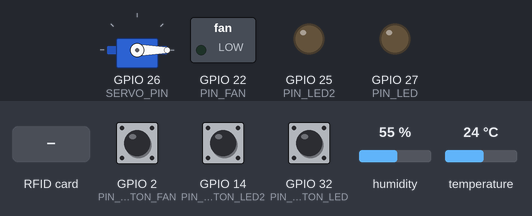
Bench run of a program on a simulated ESP32. Shown: servo, switched loads named in the program (green lamp = pin HIGH), output pins drawn as LEDs (lit = HIGH). The inputs (shaded band) are chosen by the test bench; at power-on: GPIO 2 (PIN_BUTTON_FAN) HIGH, GPIO 14 (PIN_BUTTON_LED2) HIGH, GPIO 32 (PIN_BUTTON_LED) HIGH, humidity 55 %, temperature 24 °C. WiFi joins after 1.5 s; servers stay silent unless stated; what the program prints to the serial monitor is not drawn.

Above: at 3.6 s.
3.7 s: GPIO 2 (PIN_BUTTON_FAN) pulled LOW for 0.15 s
At 4.8 s:
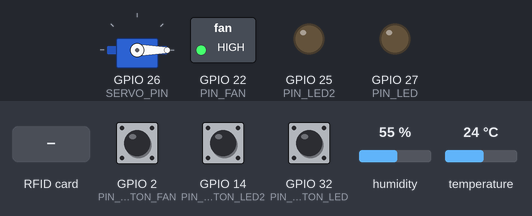
5.3 s: GPIO 14 (PIN_BUTTON_LED2) pulled LOW for 0.15 s
At 5.7 s:
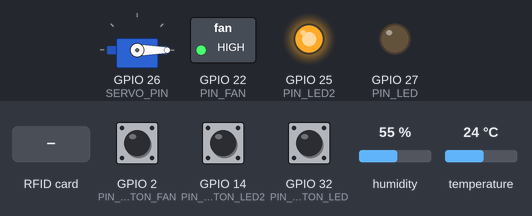
6.9 s: GPIO 32 (PIN_BUTTON_LED) pulled LOW for 0.15 s
At 8.1 s:
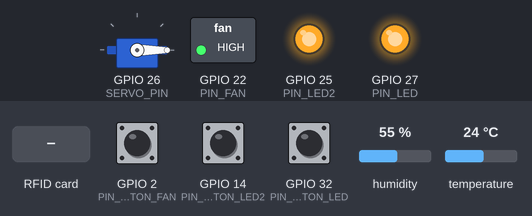
8.5 s: RFID card 00 4E 5A 60 held to the reader
At 9.2 s:
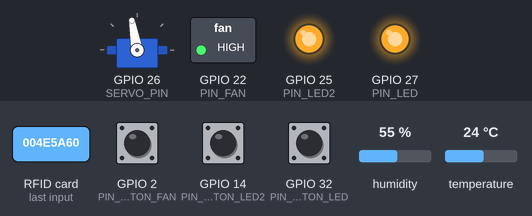
15.0 s: GPIO 2 (PIN_BUTTON_FAN) pulled LOW for 1 s
At 15.4 s:
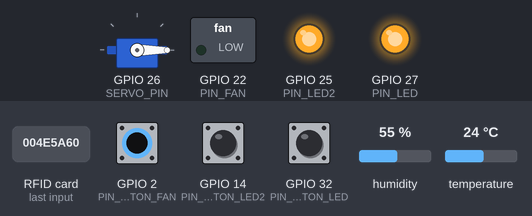
17.5 s: GPIO 14 (PIN_BUTTON_LED2) pulled LOW for 1 s
At 18.5 s:
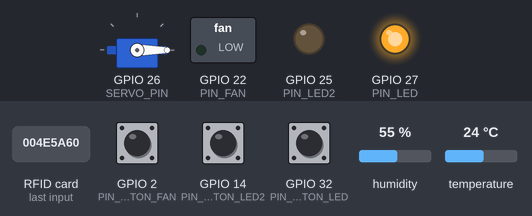
Timing chart, 0 to 20.5 s (numbered marks = the images above; inputs shaded):
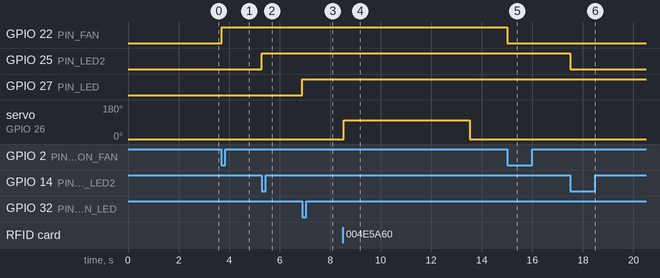

The program:

main.cpp
```cpp
// Library
#include <WiFi.h>
#include <WebServer.h>
#include "DHT.h"
#include <MFRC522.h>
#include <ESP32Servo.h>
#include "web.h"

// ---------- USER CONFIG ----------
struct WifiInfo {
  const char* ssid;
  const char* password;
};

WifiInfo wifiList[] = {
  {"hihuhi", "ahihihia"},
  {"nguyenlethaitai", "14102005"}
};

const int wifiCount = sizeof(wifiList) / sizeof(wifiList[0]);

#define PIN_LED        27
#define PIN_BUTTON_LED 32
#define PIN_LED2        25
#define PIN_BUTTON_LED2 14
#define PIN_FAN_PWM    22   // output to transistor (PWM)
#define PIN_BUTTON_FAN 2   // input button for Fan (requires external pull-up to 3.3V)
#define PIN_DHT        15
#define PIN_FAN 22
#define DOOR_CLOSE_ANGLE  0
#define DOOR_OPEN_ANGLE   100

const int DHTTYPE = DHT11;
const float TEMP_THRESHOLD = 33.5; // ngưỡng bật quạt khi auto (°C)
const unsigned long STATUS_INTERVAL_MS = 1000; // web refresh interval (client side)

// PWM settings
//const int PWM_CHANNEL = 0;
//const int PWM_FREQ = 1000;
//const int PWM_RESOLUTION = 8; // 0-255

// ---------- GLOBAL STATE ----------
bool ledState = false;
bool fanState = false;
bool led2State = false;
bool lastButtonLed2 = HIGH;
unsigned long lastLed2Press = 0;
bool autoMode = true;     // nếu true thì fan auto theo nhiệt độ, else manual
float lastTemp = 0.0;
float lastHum = 0.0;

// ---------- RFID + SERVO ----------
#define SS_PIN   5
#define RST_PIN  4
#define SERVO_PIN 26

MFRC522 rfid(SS_PIN, RST_PIN);
Servo doorServo;

bool doorOpen = false;
unsigned long doorMillis = 0;
const unsigned long DOOR_OPEN_TIME = 5000; // mở cửa 5s
String lastUID = "---";

//
DHT dht(PIN_DHT, DHTTYPE);
WebServer server(80);


void setLed(bool on) {//---------------------------------------------------------------------------------------------------------Set LED
  ledState = on;
  digitalWrite(PIN_LED, on ? HIGH : LOW);
}


void setLed2(bool on) {//--------------------------------------------------------------------------------------------------------Set LED2
  led2State = on;
  digitalWrite(PIN_LED2, on ? HIGH : LOW);
}


void handleStatus() {//-----------------------------------------------------------------------------------------------------Handle Status
  String s = "{";
  s += "\"rfid\":\"" + lastUID + "\",";
  s += "\"led\":" + String(ledState ? "true" : "false") + ",";
  s += "\"led2\":" + String(led2State ? "true" : "false") + ",";
  s += "\"fan\":" + String(fanState ? "true" : "false") + ",";
  s += "\"auto\":" + String(autoMode ? "true" : "false") + ",";
  s += "\"door\":" + String(doorOpen ? "true" : "false") + ",";
  s += "\"temp\":" + String(lastTemp, 2) + ",";
  s += "\"hum\":" + String(lastHum, 2);
  s += "}";
  server.send(200, "application/json", s);
}


void connectWifi() {//-----------------------------------------------------------------------------------------------------Connect WiFi
  Serial.println("Dang thu ket noi WiFi...");
  for (int i = 0; i < wifiCount; i++) {
    Serial.print("Thu ket noi mang: ");
    Serial.println(wifiList[i].ssid);
    WiFi.begin(wifiList[i].ssid, wifiList[i].password);

    int attempt = 0;
    while (WiFi.status() != WL_CONNECTED && attempt < 30) { // 30 x 200ms = 6s
      delay(200);
      Serial.print(".");
      attempt++;
    }
    if (WiFi.status() == WL_CONNECTED) {
      Serial.println("\nDa ket noi WiFi thanh cong!");
      Serial.print("IP cua ESP32: ");
      Serial.println(WiFi.localIP());
      return;     // → Thoát hàm vì đã thành công
    }
    Serial.println("\nThat bai, thu mang tiep theo...");
  }
  Serial.println("Khong ket noi duoc bat ky WiFi nao!");
}


void setFan(bool on) {//--------------------------------------------------------------------------------------------------------Set Fan
  fanState = on;
  digitalWrite(PIN_FAN, on ? HIGH : LOW);
}


void handleFanToggle() {//---------------------------------------------------------------------------------------------Handle Fan Toggle
  autoMode = false;          // bấm tay thì auto cút
  setFan(!fanState);         // đảo trạng thái quạt
  server.send(200, "text/plain", "OK");
}


void handleAutoToggle() {//-------------------------------------------------------------------------------------------Handle Auto Toggle
  autoMode = !autoMode;
  if (autoMode) {
    // bật auto → xét nhiệt độ ngay
    setFan(lastTemp > TEMP_THRESHOLD);
  }
  server.send(200, "text/plain", "OK");
}


void handleLedToggle() {//--------------------------------------------------------------------------------------------Handle LED Toggle
  setLed(!ledState);
  server.send(200, "text/plain", "OK");
}


void handleLed2Toggle() {//------------------------------------------------------------------------------------------Handle LED2 Toggle
  setLed2(!led2State);
  server.send(200, "text/plain", "OK");
}


bool lastButtonLed = HIGH;
unsigned long lastLedPress = 0;


void checkButtonLed() {//-------------------------------------------------------------------------------------------Check Button LED
  bool current = digitalRead(PIN_BUTTON_LED);
  if (lastButtonLed == HIGH && current == LOW) {
    if (millis() - lastLedPress > 200) {
      setLed(!ledState);
      lastLedPress = millis();
      Serial.println("Nut LED duoc bam");
    }
  }
  lastButtonLed = current;
}


void checkButtonLed2() {//------------------------------------------------------------------------------------------Check Button LED2
  bool current = digitalRead(PIN_BUTTON_LED2);
  if (lastButtonLed2 == HIGH && current == LOW) {
    if (millis() - lastLed2Press > 200) {
      setLed2(!led2State);
      lastLed2Press = millis();
      Serial.println("Nut LED 2 duoc bam");
    }
  }
  lastButtonLed2 = current;
}


bool lastButtonFan = HIGH;
unsigned long lastFanPress = 0;


void checkButtonFan() {//-----------------------------------------------------------------------------------------Check Button Fan
  bool current = digitalRead(PIN_BUTTON_FAN);
  // phát hiện cạnh xuống (nhấn)
  if (lastButtonFan == HIGH && current == LOW) {
    if (millis() - lastFanPress > 200) { // debounce 200ms
      autoMode = false;              // bấm tay là tắt auto
      setFan(!fanState);             // đảo trạng thái quạt
      lastFanPress = millis();
      Serial.println("Nut quat duoc bam");
    }
  }
  lastButtonFan = current;
}


void openDoor() {//----------------------------------------------------------------------------------------------Open Door
  doorServo.attach(SERVO_PIN, 500, 2400);
  doorServo.write(DOOR_OPEN_ANGLE);
  doorOpen = true;
  doorMillis = millis();
  Serial.println("CUA DA MO");
}

void closeDoor() {//---------------------------------------------------------------------------------------------Close Door
  doorServo.attach(SERVO_PIN, 500, 2400);
  doorServo.write(DOOR_CLOSE_ANGLE);
  delay(300);
  doorServo.detach();
  doorOpen = false;
  Serial.println("CUA DA DONG");
}


void handleDoorOpen() {//---------------------------------------------------------------------------------------Handle Door Open
  openDoor();
  server.send(200, "text/plain", "DOOR OPENED");
}


byte validUID[4] = {0x00, 0x4E, 0x5A, 0x60 };


void checkRFID() {//-------------------------------------------------------------------------------------------Check RFID
  if (!rfid.PICC_IsNewCardPresent()) return;
  if (!rfid.PICC_ReadCardSerial()) return;
  bool match = true;

  Serial.print("UID (HEX): ");

  lastUID = "";
  for (byte i = 0; i < rfid.uid.size; i++) {
    if (rfid.uid.uidByte[i] < 0x10) lastUID += "0";
    lastUID += String(rfid.uid.uidByte[i], HEX);
    if (i < rfid.uid.size - 1) lastUID += " ";
  }
  lastUID.toUpperCase();


  for (byte i = 0; i < rfid.uid.size; i++) {
    if (rfid.uid.uidByte[i] < 0x10) Serial.print("0");
    Serial.print(rfid.uid.uidByte[i], HEX);
    Serial.print(" ");
  }
  for (byte i = 0; i < 4; i++) {
    if (rfid.uid.uidByte[i] != validUID[i]) {
      match = false;
      break;
    }
  }
  if (match) {
    Serial.println("THE HOP LE → MO CUA");

    openDoor();
  } else {
    Serial.println("THE KHONG HOP LE");
  }
  Serial.println();
  rfid.PICC_HaltA();
  rfid.PCD_StopCrypto1();
}


void setup() {//----------------------------------------------------------------------------------------------------------Setup
  Serial.begin(115200);
  delay(500);

  pinMode(PIN_LED, OUTPUT);
  pinMode(PIN_LED2, OUTPUT);
  pinMode(PIN_BUTTON_LED, INPUT_PULLUP);
  pinMode(PIN_BUTTON_LED2, INPUT_PULLUP);
  pinMode(PIN_BUTTON_FAN, INPUT_PULLUP);
  pinMode(PIN_FAN, OUTPUT);
  digitalWrite(PIN_FAN, LOW);


  dht.begin();
  WiFi.mode(WIFI_STA);
  connectWifi();
  setupWeb();
  server.on("/status", HTTP_GET, handleStatus);
  server.on("/led/toggle", HTTP_POST, handleLedToggle);
  server.on("/fan/toggle", HTTP_POST, handleFanToggle);
  server.on("/auto/toggle", HTTP_POST, handleAutoToggle);
  server.on("/led2/toggle", HTTP_POST, handleLed2Toggle);
  server.on("/door/open", HTTP_POST, handleDoorOpen);


  server.begin();
  Serial.println("Web server started");


  lastTemp = dht.readTemperature();
  Serial.println("Initial temperature: " + String(lastTemp) + " °C");
  lastHum = dht.readHumidity();
  setLed(false);
  setLed2(false);
  setFan(false);


  SPI.begin(18, 19, 23, SS_PIN);
  rfid.PCD_Init(SS_PIN, RST_PIN);
  doorServo.setPeriodHertz(50);
  //doorServo.attach(SERVO_PIN, 500, 2400);
  doorServo.setPeriodHertz(50);
  closeDoor();

  Serial.println("RFID + SERVO READY");
}


unsigned long lastDhtMillis = 0;
const unsigned long DHT_INTERVAL = 2000; // đọc DHT mỗi 2s
unsigned long lastRfidMillis = 0;
const unsigned long RFID_INTERVAL = 200;


void loop() {//---------------------------------------------------------------------------------------------------------Loop
  server.handleClient();
  checkButtonLed();
  checkButtonLed2();
  checkButtonFan();

  if (millis() - lastDhtMillis > DHT_INTERVAL) {
    lastDhtMillis = millis();
    float t = dht.readTemperature();
    float h = dht.readHumidity();
    if (!isnan(t)) lastTemp = t;
    if (!isnan(h)) lastHum = h;
    if (autoMode) {
      setFan(lastTemp > TEMP_THRESHOLD);
    }
  }
  if (millis() - lastRfidMillis > RFID_INTERVAL) {
    lastRfidMillis = millis();
    checkRFID();
  }
  // auto đóng cửa sau 5s
  if (doorOpen && millis() - doorMillis > DOOR_OPEN_TIME) {
    closeDoor();
  }
  delay(1);
}
```

web.h
```cpp
#pragma once
#include <WebServer.h>

extern WebServer server;

const char MAIN_page[] PROGMEM = R"rawliteral(
<!DOCTYPE html>
<html lang="vi">
<head>
<meta charset="UTF-8">
<meta name="viewport" content="width=device-width, initial-scale=1.0">
<title>ESP32 Smart Home</title>

<style>
:root {
  --bg: #0b0f1a;
  --card: rgba(255,255,255,0.08);
  --glass: blur(10px);
  --primary: #00f2ff;
  --success: #00ff9d;
  --danger: #ff4d4d;
  --text: #eaeaea;
  --muted: #9aa4b2;
}

* {
  box-sizing: border-box;
  font-family: 'Segoe UI', sans-serif;
}

body {
  margin: 0;
  background: radial-gradient(circle at top, #1a2340, var(--bg));
  color: var(--text);
}

header {
  padding: 20px;
  text-align: center;
  font-size: 26px;
  font-weight: bold;
  letter-spacing: 1px;
}

.dashboard {
  display: grid;
  grid-template-columns: repeat(auto-fit, minmax(260px, 1fr));
  gap: 18px;
  padding: 20px;
}

.card {
  background: var(--card);
  backdrop-filter: var(--glass);
  border-radius: 18px;
  padding: 18px;
  box-shadow: 0 20px 40px rgba(0,0,0,0.4);
}

.card h3 {
  margin: 0 0 10px;
  font-weight: 600;
}

.status {
  font-size: 18px;
  font-weight: bold;
}

.on { color: var(--success); }
.off { color: var(--danger); }

button {
  width: 100%;
  margin-top: 10px;
  padding: 12px;
  border-radius: 12px;
  border: none;
  cursor: pointer;
  background: linear-gradient(135deg, var(--primary), #0077ff);
  color: #000;
  font-weight: 600;
  font-size: 15px;
}

button:active {
  transform: scale(0.97);
}

.env {
  font-size: 32px;
  font-weight: bold;
}

.env span {
  font-size: 16px;
  color: var(--muted);
}

.uid {
  background: #000;
  padding: 10px;
  border-radius: 10px;
  font-family: monospace;
  text-align: center;
  letter-spacing: 1px;
}

footer {
  text-align: center;
  padding: 15px;
  font-size: 13px;
  color: var(--muted);
}
</style>
</head>

<body>

<header>🏠 ESP32 SMART HOME</header>

<div class="dashboard">

  <div class="card">
    <h3>💡 Lighting</h3>
    <p>LED 1: <span id="led" class="status">---</span></p>
    <button onclick="toggle('/led/toggle')">Toggle LED 1</button>

    <p>LED 2: <span id="led2" class="status">---</span></p>
    <button onclick="toggle('/led2/toggle')">Toggle LED 2</button>
  </div>

  <div class="card">
    <h3>🌀 Fan Control</h3>
    <p>Fan: <span id="fan" class="status">---</span></p>
    <p>Auto Mode: <span id="auto" class="status">---</span></p>
    <button onclick="toggle('/fan/toggle')">Toggle Fan</button>
    <button onclick="toggle('/auto/toggle')">Toggle Auto</button>
  </div>

  <div class="card">
    <h3>🌡 Environment</h3>
    <div class="env"><span>Temp</span><br><span id="temp">--</span> °C</div>
    <div class="env"><span>Humidity</span><br><span id="hum">--</span> %</div>
  </div>

  <div class="card">
    <h3>🚪 Door Access</h3>
    <p>Status: <span id="door" class="status">---</span></p>
    <button onclick="toggle('/door/open')">OPEN DOOR</button>
    <p style="margin-top:12px;">Last RFID</p>
    <div class="uid" id="rfid">---</div>
  </div>

</div>

<footer>
ESP32 Smart Home Dashboard • Real-time Control
</footer>

<script>
function toggle(url) {
  fetch(url, { method: 'POST' })
    .then(() => updateStatus());
}

function setBool(id, val) {
  const el = document.getElementById(id);
  el.textContent = val ? "ON" : "OFF";
  el.className = "status " + (val ? "on" : "off");
}

function updateStatus() {
  fetch('/status')
    .then(r => r.json())
    .then(d => {
      setBool('led', d.led);
      setBool('led2', d.led2);
      setBool('fan', d.fan);
      setBool('auto', d.auto);
      setBool('door', d.door);
      temp.textContent = d.temp;
      hum.textContent = d.hum;
      rfid.textContent = d.rfid;
    });
}

setInterval(updateStatus, 1000);
updateStatus();
</script>

</body>
</html>
)rawliteral";

void handleRoot() {
  server.send_P(200, "text/html", MAIN_page);
}

void setupWeb() {
  server.on("/", HTTP_GET, handleRoot);
}
```

Measured:
- after the input at 3.7 s, GPIO 22 (PIN_FAN): LOW → HIGH at once
- after the input at 5.3 s, GPIO 25 (PIN_LED2): LOW → HIGH at once
- after the input at 6.9 s, GPIO 27 (PIN_LED): LOW → HIGH at once
- after the input at 8.5 s, servo on GPIO 26 (SERVO_PIN): 0° → 100° at once, → 0° 5.0 s later
- after the input at 15.0 s, GPIO 22 (PIN_FAN): HIGH → LOW at once
- after the input at 17.5 s, GPIO 25 (PIN_LED2): HIGH → LOW at once
